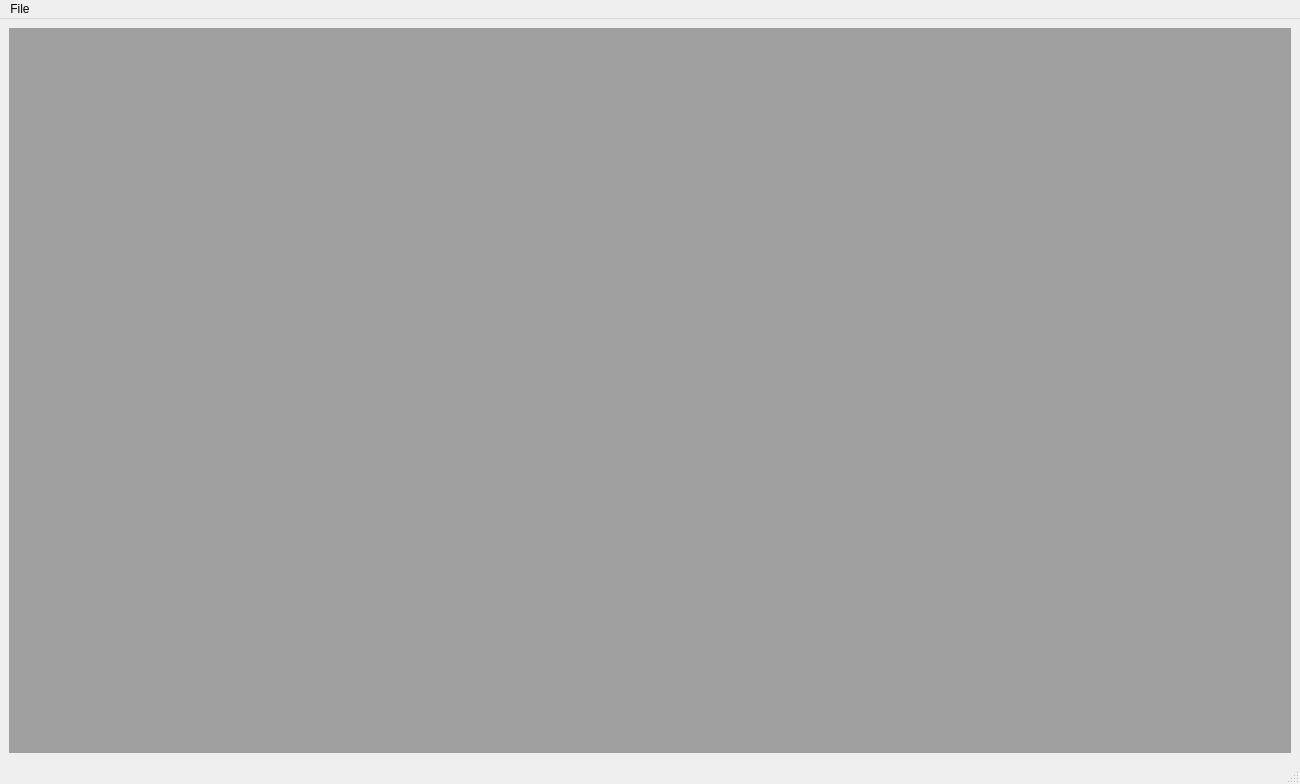
<?xml version="1.0" encoding="UTF-8"?>
<ui version="4.0">
 <class>Overlook</class>
 <widget class="QMainWindow" name="Overlook">
  <property name="geometry">
   <rect>
    <x>0</x>
    <y>0</y>
    <width>1300</width>
    <height>784</height>
   </rect>
  </property>
  <property name="windowTitle">
   <string>EtheriaDit</string>
  </property>
  <widget class="QWidget" name="c_widget">
   <property name="sizePolicy">
    <sizepolicy hsizetype="Preferred" vsizetype="Preferred">
     <horstretch>0</horstretch>
     <verstretch>0</verstretch>
    </sizepolicy>
   </property>
   <layout class="QGridLayout" name="gridLayout">
    <item row="0" column="0">
     <layout class="QHBoxLayout" name="y_layout">
      <property name="spacing">
       <number>6</number>
      </property>
      <property name="sizeConstraint">
       <enum>QLayout::SetMinAndMaxSize</enum>
      </property>
      <item>
       <widget class="QMdiArea" name="mdi">
        <property name="sizePolicy">
         <sizepolicy hsizetype="MinimumExpanding" vsizetype="Minimum">
          <horstretch>0</horstretch>
          <verstretch>0</verstretch>
         </sizepolicy>
        </property>
       </widget>
      </item>
     </layout>
    </item>
   </layout>
  </widget>
  <widget class="QMenuBar" name="b_main">
   <property name="geometry">
    <rect>
     <x>0</x>
     <y>0</y>
     <width>1300</width>
     <height>22</height>
    </rect>
   </property>
   <property name="sizePolicy">
    <sizepolicy hsizetype="Maximum" vsizetype="Maximum">
     <horstretch>0</horstretch>
     <verstretch>0</verstretch>
    </sizepolicy>
   </property>
   <widget class="QMenu" name="m_file">
    <property name="title">
     <string>File</string>
    </property>
    <addaction name="a_load"/>
    <addaction name="a_save"/>
    <addaction name="a_close"/>
   </widget>
   <addaction name="m_file"/>
  </widget>
  <widget class="QStatusBar" name="s_bar"/>
  <action name="a_load">
   <property name="checkable">
    <bool>false</bool>
   </property>
   <property name="text">
    <string>Load</string>
   </property>
  </action>
  <action name="a_save">
   <property name="text">
    <string>Save</string>
   </property>
  </action>
  <action name="a_close">
   <property name="text">
    <string>Close</string>
   </property>
  </action>
 </widget>
 <resources/>
 <connections/>
</ui>
